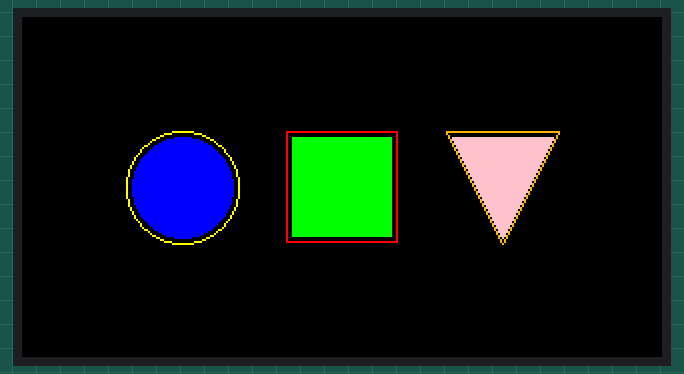
A sketch run on a simulated ESP32. Shown: 320×170 colour display.

Above: at 12.3 s.

Measured:
- what the display in image 0 shows lasts 10.0 s, from 12.3 s to 22.3 s

The sketch:

T-Embed-Ej5.ino
```cpp
/*************************************************************************************************************
 *                                                                                                           *
 * Título: Ejemplo_5 - Pantalla.                                                                             *
 * Autor: Santiago Díaz Romero.                                                                              *
 * Objetivo: Aprender el uso básico de la pantalla integrada en el dispositivo y uso básico de la libreria   *
 *           asociada.                                                                                       *
 *                                                                                                           *
 *************************************************************************************************************/

// Se importa la librería RotaryEncoder que permite controlar el encoder de forma sencilla.
#include <TFT_eSPI.h>

// Se definen los pines asociado a la pantalla.
#define PIN_LCD_BL            15
#define PIN_LCD_DC            13
#define PIN_LCD_CS            10
#define PIN_LCD_CLK           12
#define PIN_LCD_MOSI          11
#define PIN_LCD_RES           9

//Se define el pin de encendido de la pantalla. (Obtenidos de la web del fabricante).
#define PIN_POWER_ON          46

TFT_eSPI tft = TFT_eSPI(170, 320);                // Se crea una variable tft que es un objeto de tipo TFT_eSPI de tamaño 170 x 320 pixeles.

void setup() {
  delay(2000);
  pinMode(PIN_POWER_ON, OUTPUT);                  // Configura el pin de encendido como salida.
  digitalWrite(PIN_POWER_ON, HIGH);               // Enciende la pantalla.
  tft.begin();                                    // Se inicia la pantalla.
  tft.setRotation(3);                             // Se establece la rotación de la pantalla. Depende de cómo se oriente el dispositivo.
  tft.setTextFont(2);                             // Se establece el tipo de la letra en 2.

}

void loop() {
  tft.setTextColor(TFT_WHITE,TFT_BLACK);          // Se establece el color de la letra en blanco con fondo negro.
  tft.fillScreen(TFT_BLACK);                      // Se pone la pantalla completamente negra.
  tft.setCursor(130, 75);                         // Se establece el cursor en la posición x=130, y=75.
  tft.print("Hola mundo!");                       // Se escribe "Hola mundo!" en la pantalla.
  delay(10000);                                   // Se esperan 10 segundos.
  //tft.invertDisplay(false);                     // Se invierten los colores de la pantalla.
  //delay(10000);                                 // Se esperan 10 segundos.
  //tft.invertDisplay(true);                      // Se dejan de invertir los colores.
  tft.fillScreen(TFT_BLACK);                      // Se pone la pantalla completamente negra (para borrarla).
  tft.drawRect(320/2-56/2, 170/2-56/2, 56, 56, TFT_RED);    // Dibuja un cuadrado hueco rojo de 56x56 en el centro de la pantalla.
  tft.fillRect(320/2-50/2, 170/2-50/2, 50, 50, TFT_GREEN);  // Dibuja un cuadrado sólido verde de 50x50 en el centro de la pantalla.
  tft.drawCircle(320/4, 170/2, 28, TFT_YELLOW);             // Dibuja un circulo hueco amarillo de 28 pixeles de radio en el 1er tercio de la pantalla.
  tft.fillCircle(320/4, 170/2, 25, TFT_BLUE);               // Dibuja un circulo sólido azul de 25 pixeles de radio en el 1er tercio de la pantalla.
  tft.drawTriangle((3*320)/4-28, (170/2)-28, (3*320)/4+28, (170/2)-28, (3*320)/4, (170/2)+28, TFT_ORANGE);  // Dibuja un triángulo hueco naranja de 56 pixeles en el 3er tercio de la pantalla.
  tft.fillTriangle((3*320)/4-25, (170/2)-25, (3*320)/4+25, (170/2)-25, (3*320)/4, (170/2)+25, TFT_PINK);    // Dibuja un triángulo sólido rosa de 50 pixeles de radio en el 3er tercio de la pantalla.
  delay(10000);                                   // Espera 10 segundos antes de repetir el ciclo.
}
```
